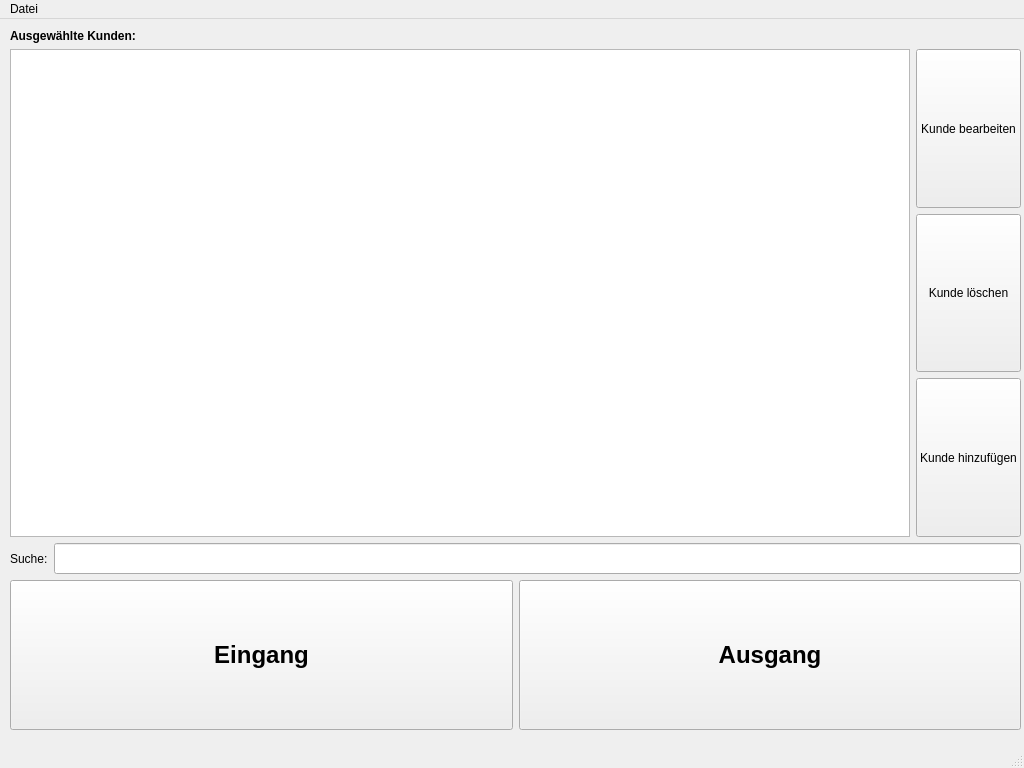
<?xml version="1.0" encoding="UTF-8"?>
<ui version="4.0">
 <class>MainWindow</class>
 <widget class="QMainWindow" name="MainWindow">
  <property name="geometry">
   <rect>
    <x>0</x>
    <y>0</y>
    <width>1024</width>
    <height>768</height>
   </rect>
  </property>
  <property name="sizePolicy">
   <sizepolicy hsizetype="Expanding" vsizetype="Expanding">
    <horstretch>0</horstretch>
    <verstretch>0</verstretch>
   </sizepolicy>
  </property>
  <property name="windowTitle">
   <string>Social Postoffice</string>
  </property>
  <widget class="QWidget" name="centralwidget">
   <property name="enabled">
    <bool>true</bool>
   </property>
   <property name="sizePolicy">
    <sizepolicy hsizetype="Expanding" vsizetype="Expanding">
     <horstretch>0</horstretch>
     <verstretch>0</verstretch>
    </sizepolicy>
   </property>
   <widget class="QWidget" name="gridLayoutWidget">
    <property name="geometry">
     <rect>
      <x>10</x>
      <y>10</y>
      <width>1011</width>
      <height>701</height>
     </rect>
    </property>
    <layout class="QGridLayout" name="gridLayout">
     <item row="2" column="0" colspan="2">
      <layout class="QHBoxLayout" name="horizontalLayout">
       <item>
        <widget class="QLabel" name="lblUsrSearch">
         <property name="text">
          <string>Suche:</string>
         </property>
        </widget>
       </item>
       <item>
        <widget class="QLineEdit" name="txtSearch">
         <property name="font">
          <font>
           <pointsize>14</pointsize>
          </font>
         </property>
        </widget>
       </item>
      </layout>
     </item>
     <item row="1" column="0">
      <widget class="QListView" name="lstUsr">
       <property name="sizePolicy">
        <sizepolicy hsizetype="Expanding" vsizetype="Expanding">
         <horstretch>0</horstretch>
         <verstretch>0</verstretch>
        </sizepolicy>
       </property>
       <property name="font">
        <font>
         <family>Droid Sans Mono</family>
         <pointsize>12</pointsize>
        </font>
       </property>
       <property name="editTriggers">
        <set>QAbstractItemView::NoEditTriggers</set>
       </property>
       <property name="selectionMode">
        <enum>QAbstractItemView::SingleSelection</enum>
       </property>
      </widget>
     </item>
     <item row="1" column="1">
      <layout class="QVBoxLayout" name="verticalLayout">
       <item>
        <widget class="QPushButton" name="btnUsrEdit">
         <property name="sizePolicy">
          <sizepolicy hsizetype="Minimum" vsizetype="Expanding">
           <horstretch>0</horstretch>
           <verstretch>0</verstretch>
          </sizepolicy>
         </property>
         <property name="text">
          <string>Kunde bearbeiten</string>
         </property>
        </widget>
       </item>
       <item>
        <widget class="QPushButton" name="btnUsrDelete">
         <property name="sizePolicy">
          <sizepolicy hsizetype="Minimum" vsizetype="Expanding">
           <horstretch>0</horstretch>
           <verstretch>0</verstretch>
          </sizepolicy>
         </property>
         <property name="text">
          <string>Kunde löschen</string>
         </property>
        </widget>
       </item>
       <item>
        <widget class="QPushButton" name="btnUsrAdd">
         <property name="sizePolicy">
          <sizepolicy hsizetype="Minimum" vsizetype="Expanding">
           <horstretch>0</horstretch>
           <verstretch>0</verstretch>
          </sizepolicy>
         </property>
         <property name="text">
          <string>Kunde hinzufügen</string>
         </property>
        </widget>
       </item>
      </layout>
     </item>
     <item row="3" column="0" colspan="2">
      <layout class="QHBoxLayout" name="horizontalLayout_2">
       <item>
        <widget class="QPushButton" name="btnIncome">
         <property name="sizePolicy">
          <sizepolicy hsizetype="Minimum" vsizetype="Minimum">
           <horstretch>0</horstretch>
           <verstretch>0</verstretch>
          </sizepolicy>
         </property>
         <property name="minimumSize">
          <size>
           <width>0</width>
           <height>150</height>
          </size>
         </property>
         <property name="font">
          <font>
           <pointsize>18</pointsize>
           <weight>75</weight>
           <bold>true</bold>
          </font>
         </property>
         <property name="cursor">
          <cursorShape>ArrowCursor</cursorShape>
         </property>
         <property name="text">
          <string>Eingang</string>
         </property>
        </widget>
       </item>
       <item>
        <widget class="QPushButton" name="btnOutgo">
         <property name="sizePolicy">
          <sizepolicy hsizetype="Minimum" vsizetype="Minimum">
           <horstretch>0</horstretch>
           <verstretch>0</verstretch>
          </sizepolicy>
         </property>
         <property name="minimumSize">
          <size>
           <width>0</width>
           <height>150</height>
          </size>
         </property>
         <property name="font">
          <font>
           <pointsize>18</pointsize>
           <weight>75</weight>
           <bold>true</bold>
          </font>
         </property>
         <property name="text">
          <string>Ausgang</string>
         </property>
        </widget>
       </item>
      </layout>
     </item>
     <item row="0" column="0" colspan="2">
      <widget class="QLabel" name="lblUsrListInfo">
       <property name="sizePolicy">
        <sizepolicy hsizetype="Expanding" vsizetype="Fixed">
         <horstretch>0</horstretch>
         <verstretch>0</verstretch>
        </sizepolicy>
       </property>
       <property name="font">
        <font>
         <weight>75</weight>
         <bold>true</bold>
        </font>
       </property>
       <property name="text">
        <string>Ausgewählte Kunden:</string>
       </property>
      </widget>
     </item>
    </layout>
   </widget>
  </widget>
  <widget class="QMenuBar" name="menubar">
   <property name="geometry">
    <rect>
     <x>0</x>
     <y>0</y>
     <width>1024</width>
     <height>27</height>
    </rect>
   </property>
   <widget class="QMenu" name="menuDatei">
    <property name="title">
     <string>Datei</string>
    </property>
    <addaction name="actionPrint"/>
    <addaction name="actionImport"/>
    <addaction name="actionExport"/>
    <addaction name="actionSettings"/>
    <addaction name="separator"/>
    <addaction name="actionClose"/>
   </widget>
   <addaction name="menuDatei"/>
  </widget>
  <widget class="QStatusBar" name="statusbar"/>
  <action name="actionClose">
   <property name="text">
    <string>Beenden</string>
   </property>
  </action>
  <action name="actionImport">
   <property name="text">
    <string>Kundendaten importieren</string>
   </property>
  </action>
  <action name="actionExport">
   <property name="enabled">
    <bool>false</bool>
   </property>
   <property name="text">
    <string>Kundendaten exportieren</string>
   </property>
  </action>
  <action name="actionSettings">
   <property name="enabled">
    <bool>false</bool>
   </property>
   <property name="text">
    <string>Einstellungen</string>
   </property>
  </action>
  <action name="actionPrint">
   <property name="text">
    <string>Liste drucken</string>
   </property>
  </action>
 </widget>
 <resources/>
 <connections>
  <connection>
   <sender>actionClose</sender>
   <signal>triggered()</signal>
   <receiver>MainWindow</receiver>
   <slot>close()</slot>
   <hints>
    <hint type="sourcelabel">
     <x>-1</x>
     <y>-1</y>
    </hint>
    <hint type="destinationlabel">
     <x>399</x>
     <y>299</y>
    </hint>
   </hints>
  </connection>
 </connections>
</ui>
